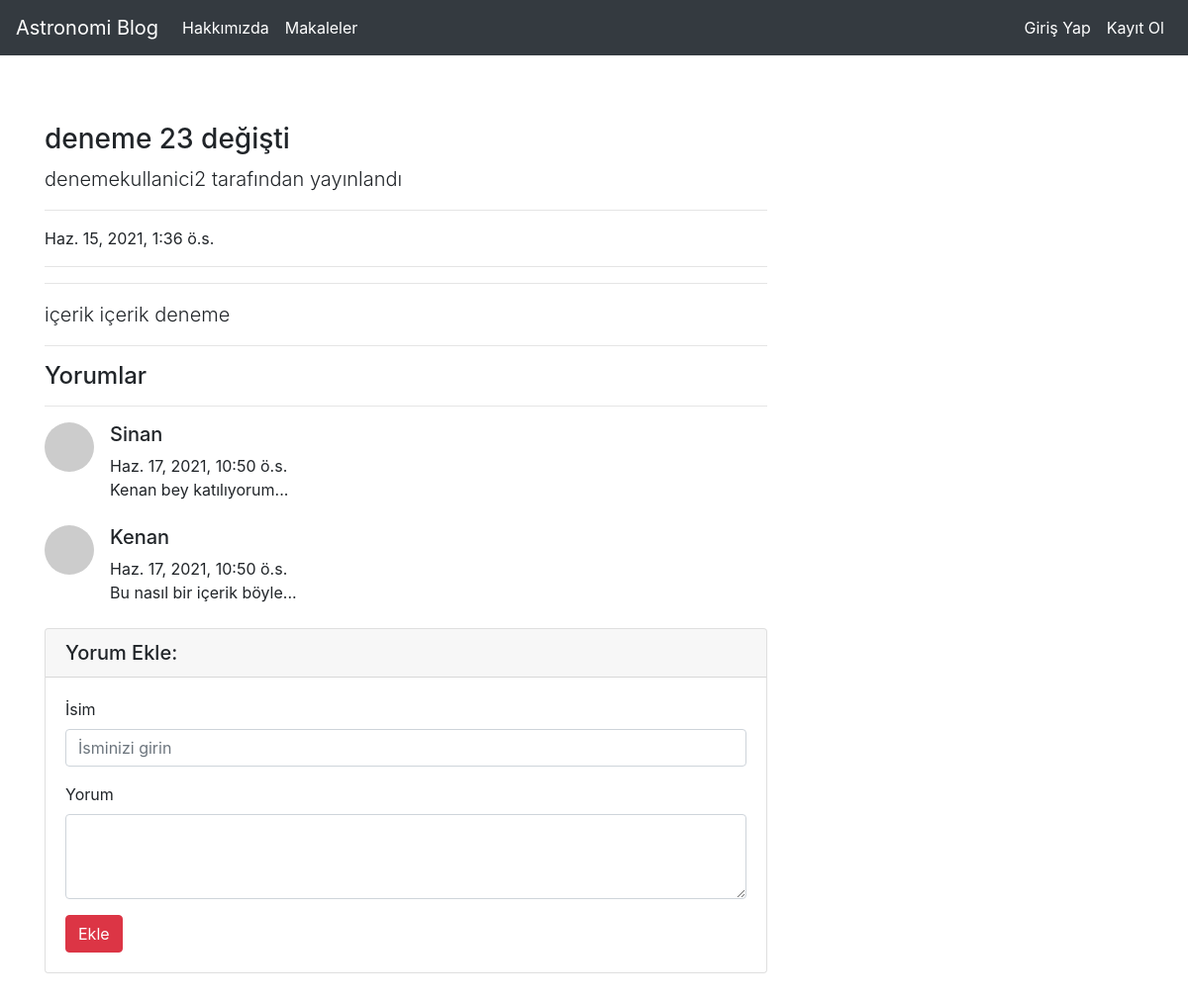
Screenshot of /articles/article/5 with the database file from the repository.
### article/models.py (models this page shows, shortened)
class Article(models.Model):
    author = models.ForeignKey("auth.User",on_delete = models.CASCADE,verbose_name="Yazar")
    title = models.CharField(max_length=120,verbose_name="Başlık")
    content = RichTextField()
    created_date = models.DateTimeField(auto_now_add=True,verbose_name="Oluşturulma Tarihi")
    article_image = models.FileField(blank=True,null=True,verbose_name="Makaleye Resim Ekle")
    class Meta:
        ordering = ['-created_date']

class Comment(models.Model):
    article = models.ForeignKey(Article,on_delete=models.CASCADE,verbose_name="Makale",related_name="comments")
    comment_author = models.CharField(max_length=50,verbose_name="İsim")
    comment_content =models.CharField(max_length=200,verbose_name="Yorum")
    comment_date = models.DateTimeField(auto_now_add=True)
    class Meta:
        ordering = ['-comment_date']

### article/views.py (the view)
# urls.py: path("article/<int:id>",views.detail,name="detail"),
def detail(request,id):
    article = get_object_or_404(Article,id = id)
    comments = article.comments.all()
    context ={
        "article":article,
        "comments":comments
    }
    return render(request,"detail.html",context)

### templates/detail.html (shortened to what this page needs)
{% extends "layout.html" %}
{% block body %}
<div class="row">
    <div class="col-lg-8">
      <h3 class="mt-4">{{article.title}}</h3>
      <p class="lead">
        {{article.author.username}} tarafından yayınlandı
      </p>
      <hr>
      <p>{{article.created_date}}</p>
      <hr>
      <hr>
      <p class="lead">
          {{article.content|safe}}
      </p>
      <hr>
      <h4>Yorumlar</h4>
      <hr>
      {% if comments %}
      {% for comment in comments  %}
        <div class="media mb-4">
          <img class="d-flex mr-3 rounded-circle" src="http://placehold.it/50x50" alt="">
          <div class="media-body">
            <h5 class="mt-0">{{comment.comment_author}}</h5>
            {{comment.comment_date}} <br>
            {{comment.comment_content}}
          </div>
        </div>
      {% endfor %}
      {% else %}
      <div class ="alert alert-danger">
        Bu makaleye herhangi bir yorum yazılmamış,ilk yorum yapan siz olun!
      </div>
      {% endif %}
      <div class="card my-4">
          <h5 class="card-header">Yorum Ekle:</h5>
          <div class="card-body">
            <form method = "post" action = "{% url 'article:comment' article.id %}">
              <div class="form-group">
                  <label for="formGroupExampleInput">İsim</label>
                  <input name = "comment_author" type="text" class="form-control" id="formGroupExampleInput" placeholder="İsminizi girin">
                </div>
              <div class="form-group">
                  <label for="formGroupExampleInput">Yorum</label>
                <textarea name = "comment_content" class="form-control" rows="3"></textarea>
              </div>
              <button type="submit" class="btn btn-danger">Ekle</button>
            </form>
          </div>
        </div>
       </div>
    </div>
{% endblock body %}

### rows the page displays
Article: title "deneme 23 değişti", author.username "denemekullanici2", created_date "Haz. 15, 2021, 1:36 ö.s.", content "içerik içerik deneme"
Comment: comment_author "Sinan", comment_date "Haz. 17, 2021, 10:50 ö.s.", comment_content "Kenan bey katılıyorum..."
Comment: comment_author "Kenan", comment_date "Haz. 17, 2021, 10:50 ö.s.", comment_content "Bu nasıl bir içerik böyle..."
